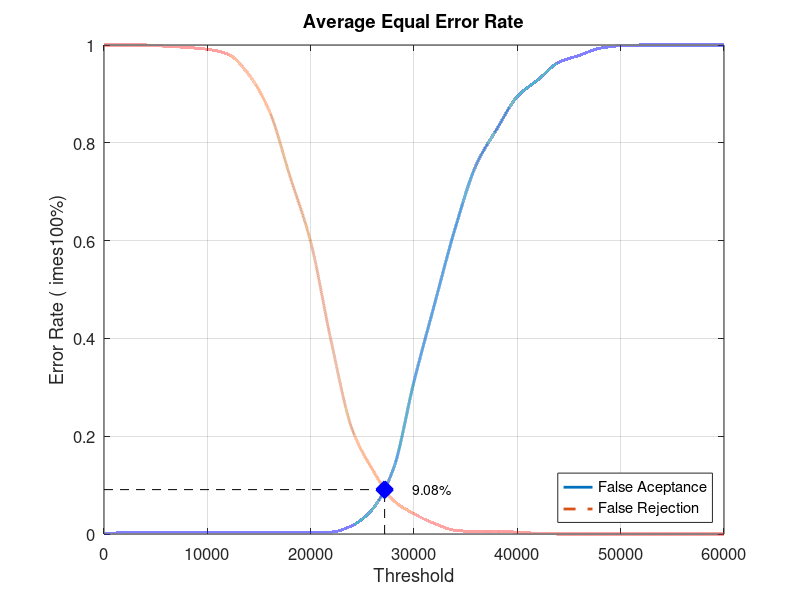
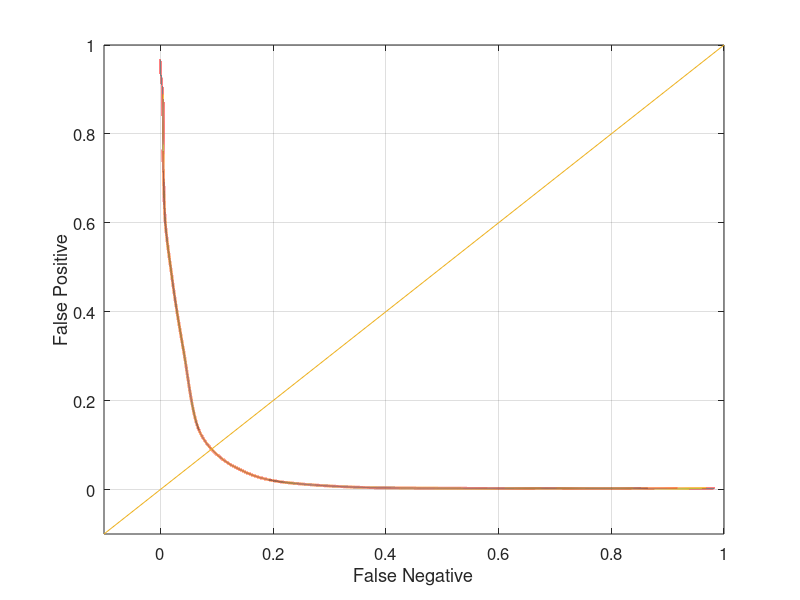

Write MATLAB code to recreate these figures, in order.
close all;
clear;
clc;
x = 0:2000:60000;
xq = 0:0.5:60000;

y0 = [0 0.00263158 0.00263158 0.00263158 0.00263158 0.00263158 0.00263158 0.00263158 0.00263158 0.00263158 0.00263158 0.00394737 0.0171053 0.0513158 0.132895 0.311842 0.471053 0.626316 0.753947 0.827632 0.894737 0.928947 0.964474 0.978947 0.993421 0.998684 1 1 1 1 1]
yy0 = interp1(x, y0, xq, 'pchip');
y1 = [1 1 1 0.9975 0.995 0.99125 0.98125 0.94 0.865 0.73125 0.5975 0.3925 0.215 0.13125 0.06875 0.04125 0.02125 0.0075 0.005 0.005 0.00375 0.00125 0 0 0 0 0 0 0 0 0]
yy1 = interp1(x, y1, xq, 'pchip');

% Calculating EER: 
y2 = abs(y0 - y1);
find(y2 == min(y2))
yy2 = abs(yy0 - yy1);
xEER = find(yy2 == min(yy2));
xEERIndex = xq(xEER) % X-axis EER
yEER = yy0(xEER) % Y-axis EER

main = figure
plot(xq, yy0,'-','LineWidth', 2);	hold on
plot(xq, yy1,'--','LineWidth', 2);	hold on
plot([xEERIndex xEERIndex], [0 yEER], 'k--');	hold on
plot([0 xEERIndex], [yEER yEER], 'k--');	hold on
plot(xEERIndex, yEER, 'bx', 'LineWidth', 10);	hold on
text(xEERIndex + 10 * xEERIndex / 100, yEER, [num2str(round((10000 * yEER)) / 100) '%'])
legend('False Aceptance', 'False Rejection', 'Location', 'SouthEast')
xlabel('Threshold')
ylabel('Error Rate (	imes100%)')
title('Average Equal Error Rate')
set(gca, 'FontSize', 12)
axis([0 60000 0 1])
grid on

print(main, 'Experiment3AverageMain', '-dpng');
FNRxFPR = figure('Color', [1 1 1]);
plot(yy1, yy0, '-', yy1, yy0, 'LineWidth', 2);
hold on
y = -0.1:0.1:1
plot(y, y); 
set(gca, 'FontSize', 12)
xlabel('False Negative')
ylabel('False Positive')
axis([-0.1 1 -0.1 1])
set(gca, 'FontSize', 12)
grid on

print(FNRxFPR, 'Experiment3AverageFNRxFPR','-dpng');
